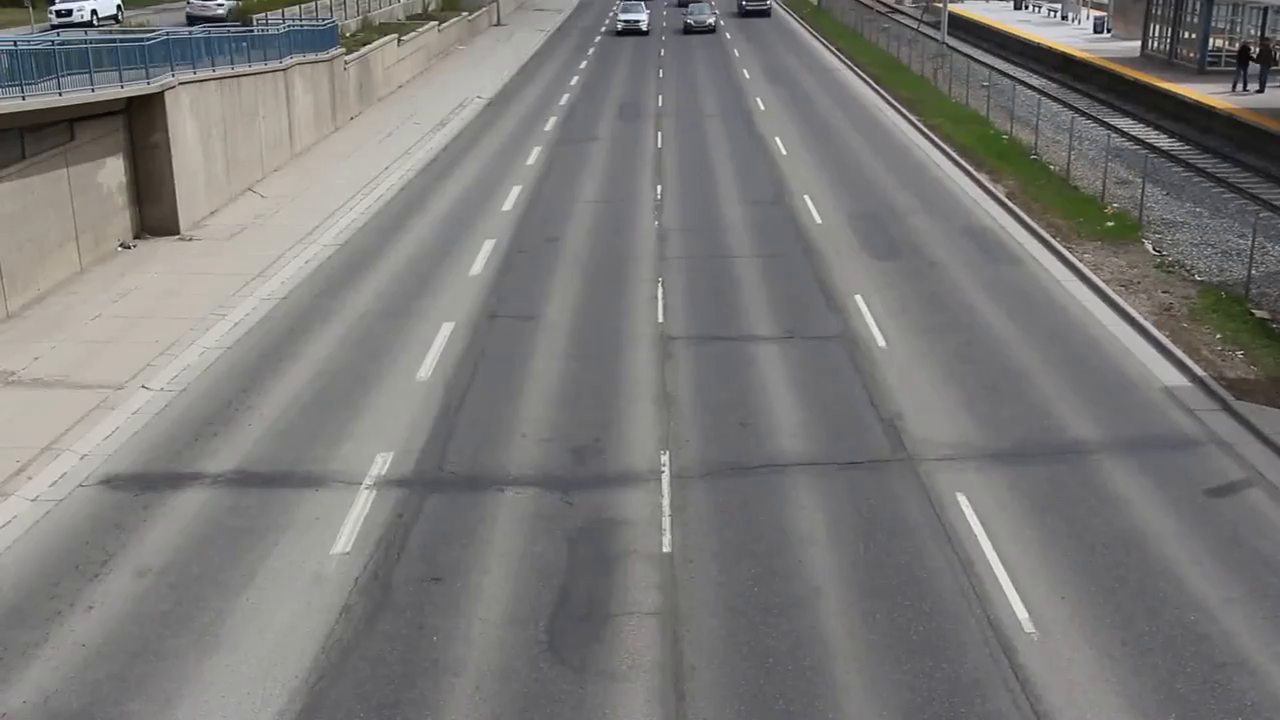
//> input picture frame 6 of MotionEstimation/Project_FL/Release/cars2.mp4, 1280 x 720 px
$ ./main   (built with g++ and OpenCV 4)
//> lines starting //> are read from the running program, lines starting //| are printed output that depends on the picture
//Motion estimation program using FAST + LUCID
//authors : amith and abhijith


#include <iostream>
#include "opencv2/core.hpp"
#include "opencv2/features2d.hpp"
#include "opencv2/xfeatures2d.hpp"
#include "opencv2/highgui.hpp"
#include "opencv2/xfeatures2d/nonfree.hpp"
#include <opencv2/opencv.hpp>
#include <vector>
#include <stdio.h>

using namespace cv;
using namespace std;
using namespace cv::xfeatures2d;


int main( int argc, char** argv )
{
    double t = (double)getTickCount();

    cv::VideoCapture capture("cars2.mp4"); // video input

    double fps = capture.get( cv::CAP_PROP_FPS );// obtaining  frames per second

    cv::Size size(
                  (int)capture.get( cv::CAP_PROP_FRAME_WIDTH ),
                  (int)capture.get( cv::CAP_PROP_FRAME_HEIGHT )
                  );// getting width and height of video

    cv::VideoWriter writer; // video writer object

    cv::Mat bgr_frame1, frame_gray1, imag_1, imag_2, img_keypoints,bgr_frame2, frame_gray2,gray2, img_keypoints2, bgr_frame3,frame_gray3,img_keypoints3, img_1, img_2;

    std::vector<KeyPoint> keypoints1 , keypoints2, keypoints3;

    const std::vector< int > & 	keypointIndexes2 = std::vector< int >();

    Mat descriptors, err;
    vector<uchar> status;

    std::vector<KeyPoint> keypoints_1, keypoints_2;

    Mat descriptors_1, descriptors_2;

    int length = int(capture.get(CAP_PROP_FRAME_COUNT));

    Ptr<FastFeatureDetector> Detector = FastFeatureDetector::create(105, false, FastFeatureDetector::TYPE_9_16);

    // Freak Descriptor;
    Ptr<LUCID> Descriptor = LUCID::create(10,10);

    vector<Scalar> color;

    capture >> bgr_frame1;// taking first frame from the video and storing in bgr_frame1
//> bgr_frame1 is the input picture: 720 rows x 1280 cols, CV_8UC3; mean B, G, R 120.2, 121.8, 123

    cv::cvtColor( bgr_frame1, img_1, cv::COLOR_BGR2GRAY);// converting bgr_frame1 to gray image and storing in img_1
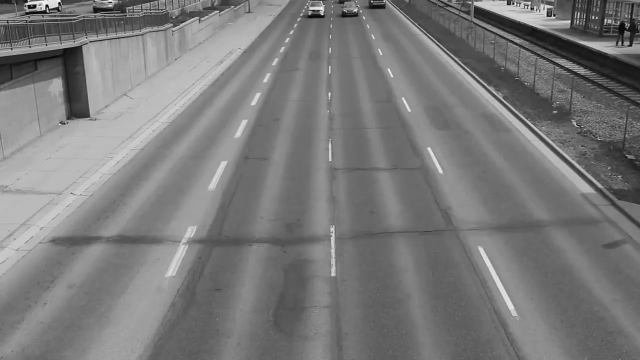
//> img_1: 720 rows x 1280 cols, CV_8UC1 (shown at 1/2 size); min 0, max 255, mean 122.1

    Detector->detect(img_1, keypoints_1);// detecting keypoints for first frame using FAST algorithm
//> keypoints_1 = 132 keypoints; strongest (x, y, size): (54, 3, 7), (743, 3, 7), (744, 3, 7), (118, 4, 7)

    //cv::cvtColor( img_1, imag_1, cv::COLOR_GRAY2BGR);

    Descriptor->compute(bgr_frame1, keypoints_1, descriptors_1);// computing descriptors for the corresponding keypoints using LUCID descriptor
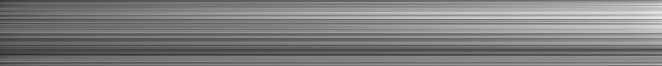
//> descriptors_1: 132 rows x 1323 cols, CV_8UC1 (shown at 1/2 size); min 37, max 231, mean 125.1

    cv::waitKey(fps);

    capture >> bgr_frame2;// get second frame from the video

    cv::cvtColor( bgr_frame2, img_2, cv::COLOR_BGR2GRAY);//converting bgr_frame2 to gray image and storing in img_2

    Detector->detect(img_2, keypoints_2);// detecting keypoints for second frame using FAST algorithm
//> keypoints_2 = 137 keypoints; strongest (x, y, size): (54, 3, 7), (745, 3, 7), (770, 3, 7), (118, 4, 7)

    //cv::cvtColor( img_2, imag_2, cv::COLOR_GRAY2BGR);

    Descriptor-> compute(bgr_frame2, keypoints_2, descriptors_2); // computing descriptors for keypoints_2 using LUCID
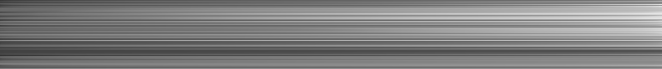
//> descriptors_2: 137 rows x 1323 cols, CV_8UC1 (shown at 1/2 size); min 40, max 231, mean 126.5

    Mat imgLines = Mat::zeros( img_1.size(), CV_8UC3 );// creating an empty image with size equals to frame_gray1 size.

    //Ptr<DescriptorMatcher> matcher = DescriptorMatcher::create("BruteForce-Hamming");
    FlannBasedMatcher matcher;

    std::vector< DMatch > matches;

    writer.open("outputFL.mp4", 0x7634706d, fps, size );// output video path and type

	//creating random colour with the help of rand fn for tracking vehicles
	for (unsigned int j = 0; j < 5 * keypoints_2.size(); j++)
    {
    	color.push_back(Scalar(rand() % 255, rand() % 255, rand() % 255));
    }

    for(;;) // infinite loop
    {
        length = length-1;

        if(length == 3) break;

        descriptors_1.convertTo(descriptors_1, CV_32F);
//> descriptors_1: 132 rows x 1323 cols, CV_32FC1
        descriptors_2.convertTo(descriptors_2, CV_32F);
//> descriptors_2: 137 rows x 1323 cols, CV_32FC1

        matcher.match( descriptors_1, descriptors_2, matches ); //Matching descriptor vectors using FLANN matcher
//> matches = 132 matches

        double max_dist = 0; double min_dist = 1000; //defining minimum and maximum distances

        // calculation of max and min distances between keypoints
        for( signed int i = 0; i < descriptors_1.rows; i+=1 )

        { double dist = matches[i].distance;
            if( dist < min_dist ) min_dist = dist;
            if( dist > max_dist ) max_dist = dist;
        }
//> this loop made 132 passes
//> (dist, min_dist, max_dist) on pass 1: (10.77, 10.77, 10.77)
//> after the loop, min_dist = 7.94; max_dist = 363.7

/*
        printf("-- Max dist : %f \n", max_dist );
        printf("-- Min dist : %f \n", min_dist );
*/

        //Drawing on only the "good" matches
        std::vector< DMatch > good_matches;

        for( int i = 0; i < descriptors_1.rows; i++ )

        { if( matches[i].distance <= max(4*min_dist, 3.9) )
        { good_matches.push_back( matches[i]); }
        }
//> after the loop, good_matches = 104 matches

        std::vector<Point2f> points2f1, points2f2, points2f3;

        for(unsigned int i = 0; i < good_matches.size(); i++ )
        {
            //Get the keypoints from the good matches
            points2f1.push_back( keypoints_1[ good_matches[i].queryIdx ].pt );
            points2f2.push_back( keypoints_2[ good_matches[i].trainIdx ].pt );
        }
//> this loop made 104 passes
//> after the loop, points2f1 = 104 Points (x, y), first 12: [54, 3], [118, 4], [1060, 4], [117, 5], [118, 5], [119, 5], [117, 6], [118, 6], [119, 6], [1027, 7], [1027, 8], [70, 9]; points2f2 = 104 Points (x, y), first 12: [54, 3], [118, 4], [1060, 4], [117, 5], [118, 5], [119, 5], [117, 6], [118, 6], [119, 6], [1026, 7], [1026, 8], [70, 9]

        descriptors_1 = descriptors_2;

        keypoints_1 = keypoints_2;
//> keypoints_1 has the same summary as keypoints_2

        for(size_t i=0; i<points2f2.size(); i++)
        {
        	if ( i != 0 )
			{
				arrowedLine(imgLines,points2f1[i],points2f2[i],color[i],1,8,0,0.5);
				//line(imgLines,points2f1[i],points2f2[i],color[i],1);
			}
           // line(imgLines,points2f1[i],points2f2[i],Scalar(20,80,150),10);

        }
//> imgLines: 720 rows x 1280 cols, CV_8UC3; mean B, G, R 0, 0, 0

        bgr_frame2 = bgr_frame2 + imgLines;// adding the original image and the image with lines
//> bgr_frame2: 720 rows x 1280 cols, CV_8UC3; mean B, G, R 120.3, 121.8, 123


        imshow("Tracked using FAST & FREAK",bgr_frame2); // displaying the image after addition

        writer << bgr_frame2; // saving bgr_frame2 to writer

        cv::waitKey(fps);

        capture >> bgr_frame2;// capturing a new frame from the input video
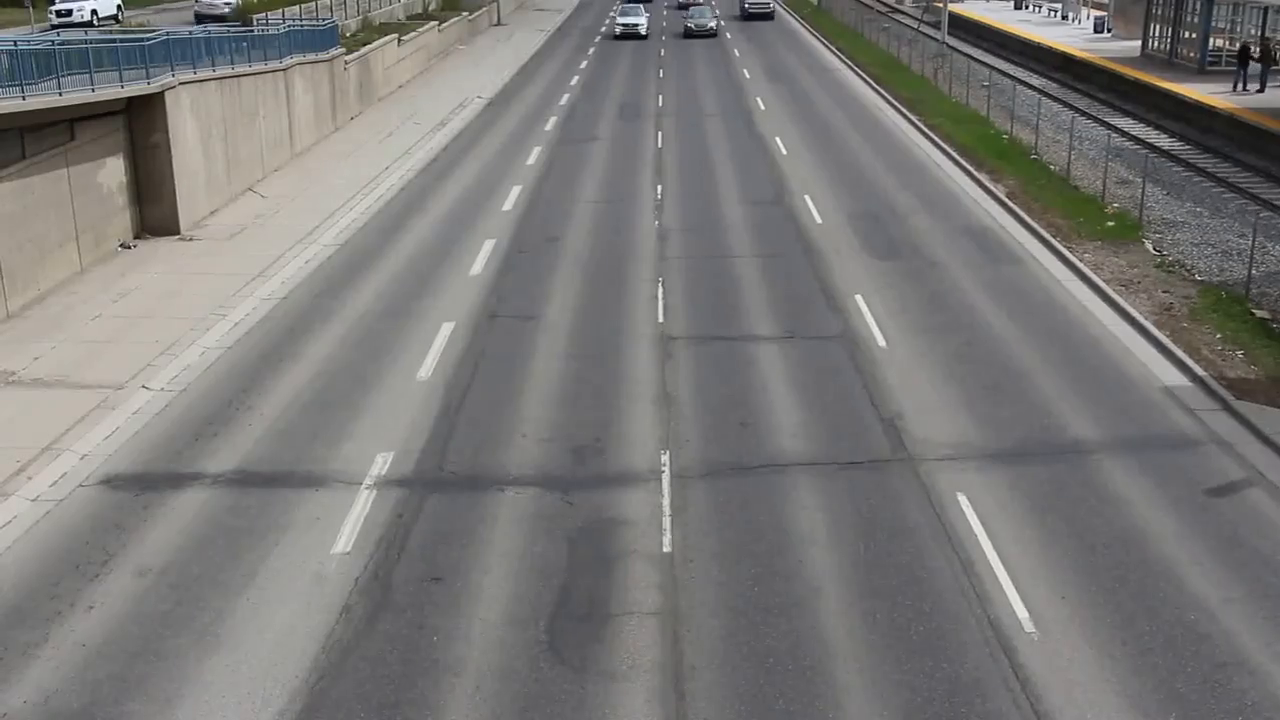
//> input picture frame 8 of MotionEstimation/Project_FL/Release/cars2.mp4, 1280 x 720 px
//> bgr_frame2 is the input picture: 720 rows x 1280 cols, CV_8UC3; mean B, G, R 119.9, 121.6, 122.7

        cv::cvtColor( bgr_frame2, img_2, cv::COLOR_BGR2GRAY);//c onverting bgr_frame2 to gray image and storing in img_2

        Detector->detect(img_2, keypoints_2);// detecting keypoints for frame_gray2 using FAST algorithm
//> keypoints_2 = 157 keypoints; strongest (x, y, size): (54, 3, 7), (118, 4, 7), (771, 4, 7), (1060, 4, 7)

        //cv::cvtColor( img_2, imag_2, cv::COLOR_GRAY2BGR);

        Descriptor->compute(bgr_frame2, keypoints_2, descriptors_2);//computing descriptors for keypoints_2
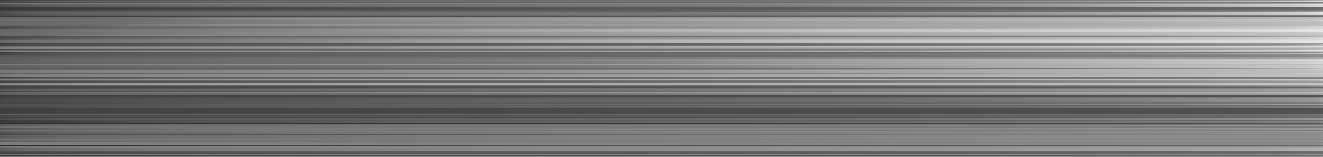
//> descriptors_2: 157 rows x 1323 cols, CV_8UC1; min 37, max 231, mean 123.6

    }

    t = ((double)getTickCount() - t)/getTickFrequency();
        std::cout << "Times passed in seconds: " << t << std::endl;

    return 0;
}

$ run again, starting later in the video
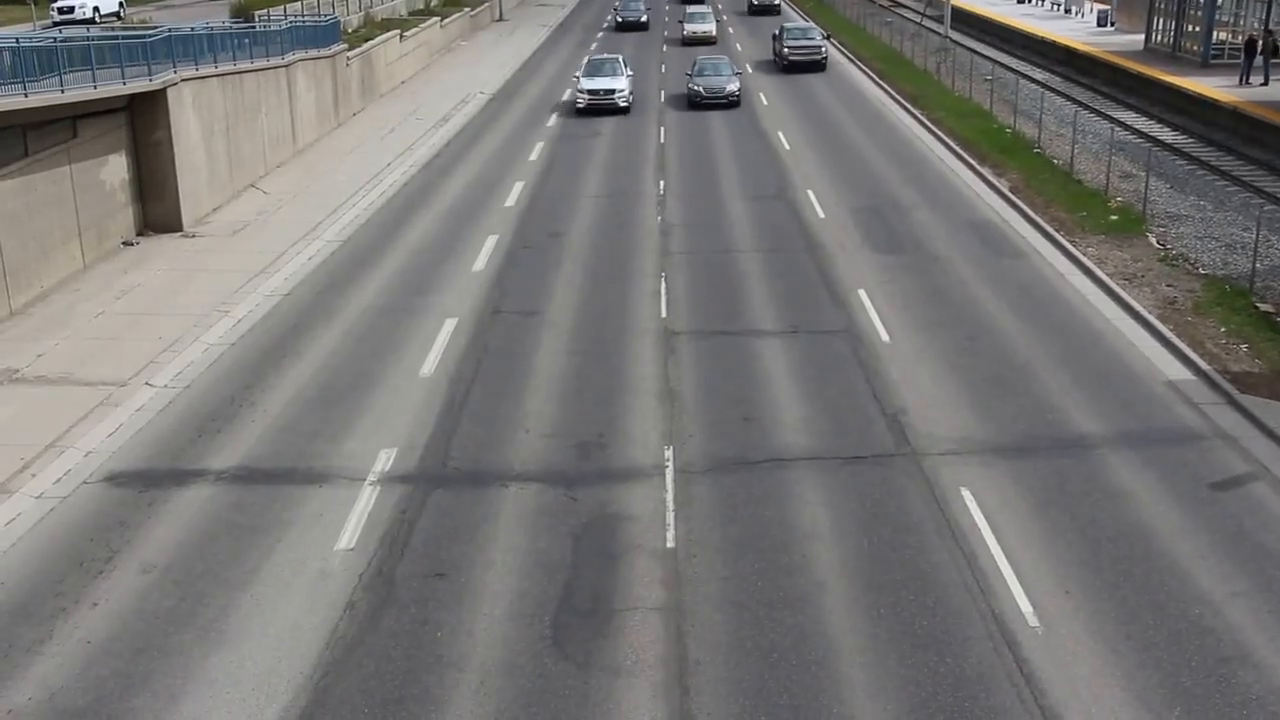
//> input picture frame 30 of MotionEstimation/Project_FL/Release/cars2.mp4, 1280 x 720 px
//> bgr_frame1 is the input picture: 720 rows x 1280 cols, CV_8UC3; mean B, G, R 118.7, 119.7, 121.2
//> `Detector->detect(img_1, keypoints_1);`: keypoints_1 = 151 keypoints; strongest (x, y, size): (120, 3, 7), (121, 3, 7), (755, 3, 7), (756, 3, 7)
//> `Detector->detect(img_2, keypoints_2);`: keypoints_2 = 162 keypoints; strongest (x, y, size): (119, 3, 7), (120, 3, 7), (121, 3, 7), (757, 3, 7)
//> matches = 151 matches
//> the loop `for( signed int i = 0; i < descriptors_1.rows; i+=1 )  { double dist =..` made 151 passes
//> (dist, min_dist, max_dist) on pass 1: (26.7, 26.7, 26.7)
//> after the loop `for( signed int i = 0; i < descriptors_1.rows; i+=1 )`: min_dist = 8.83; max_dist = 300.5
//> after the loop `for( int i = 0; i < descriptors_1.rows; i++ )`: good_matches = 104 matches
//> the loop `for(unsigned int i = 0; i < good_matches.size(); i++ )` made 104 passes
//> after the loop `for(unsigned int i = 0; i < good_matches.size(); i++ )`: points2f1 = 104 Points (x, y), first 12: [120, 3], [121, 3], [1059, 5], [73, 6], [74, 6], [95, 6], [96, 6], [97, 6], [1055, 6], [1056, 6], [73, 7], [74, 7]; points2f2 has the same summary as points2f1
//> `keypoints_1 = keypoints_2;`: keypoints_1 has the same summary as keypoints_2
//> the loop `for(size_t i=0; i<points2f2.size(); i++)` made 104 passes
//> bgr_frame2: 720 rows x 1280 cols, CV_8UC3; mean B, G, R 118.7, 119.8, 121.2
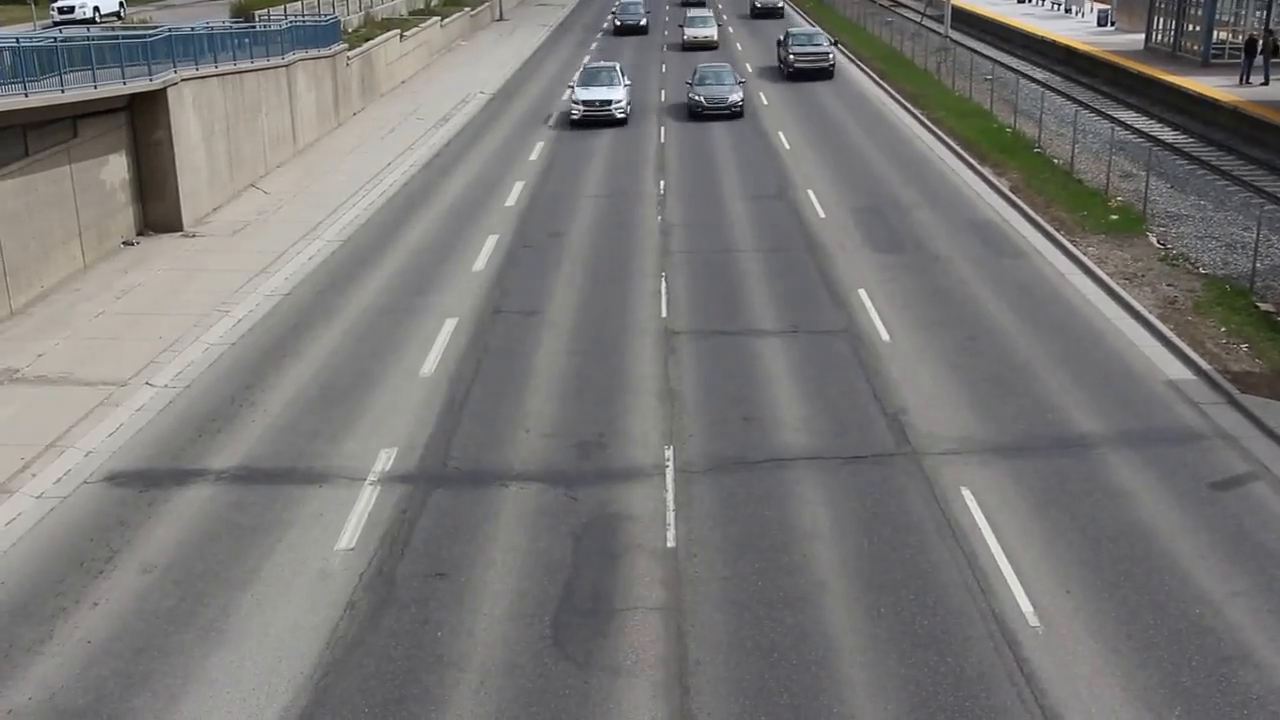
//> input picture frame 32 of MotionEstimation/Project_FL/Release/cars2.mp4, 1280 x 720 px
//> bgr_frame2 is the input picture: 720 rows x 1280 cols, CV_8UC3; mean B, G, R 118.2, 119.4, 120.7
//> `Detector->detect(img_2, keypoints_2);`: keypoints_2 = 182 keypoints; strongest (x, y, size): (119, 3, 7), (121, 3, 7), (756, 3, 7), (779, 4, 7)
//> `Descriptor->compute(bgr_frame2, keypoints_2, descriptors_2);`:
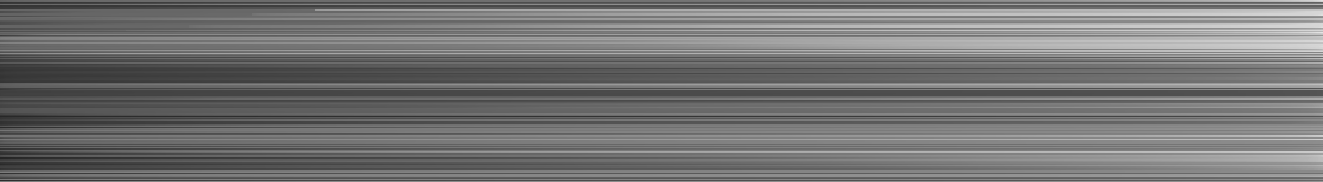
//> descriptors_2: 182 rows x 1323 cols, CV_8UC1; min 37, max 229, mean 115.5

$ run again, starting later in the video
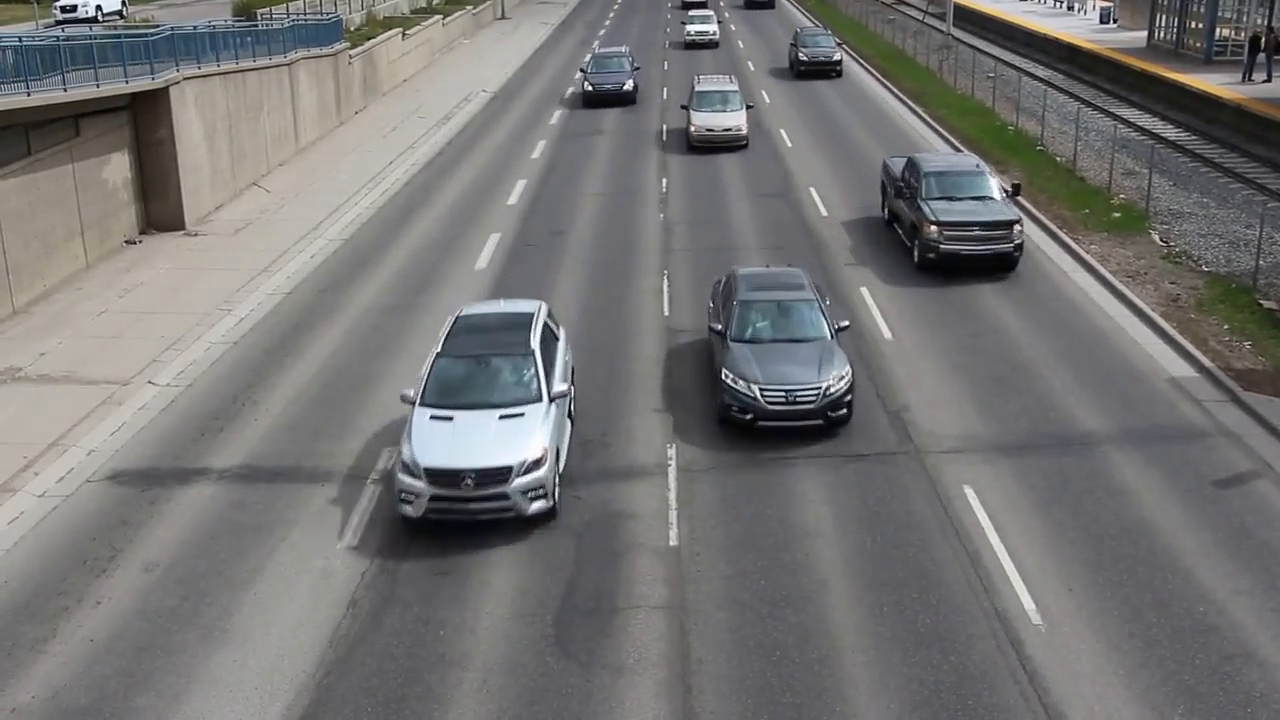
//> input picture frame 54 of MotionEstimation/Project_FL/Release/cars2.mp4, 1280 x 720 px
//> bgr_frame1 is the input picture: 720 rows x 1280 cols, CV_8UC3; mean B, G, R 116, 116.5, 117.1
//> `Detector->detect(img_1, keypoints_1);`: keypoints_1 = 237 keypoints; strongest (x, y, size): (721, 3, 7), (1057, 3, 7), (1058, 3, 7), (99, 4, 7)
//> `Detector->detect(img_2, keypoints_2);`: keypoints_2 = 212 keypoints; strongest (x, y, size): (721, 3, 7), (1057, 3, 7), (1058, 3, 7), (1112, 3, 7)
//> matches = 237 matches
//> the loop `for( signed int i = 0; i < descriptors_1.rows; i+=1 )  { double dist =..` made 237 passes
//> (dist, min_dist, max_dist) on pass 1: (38.33, 38.33, 38.33)
//> after the loop `for( signed int i = 0; i < descriptors_1.rows; i+=1 )`: min_dist = 1; max_dist = 345.2
//> the loop `for(unsigned int i = 0; i < good_matches.size(); i++ )` made 2 passes
//> `keypoints_1 = keypoints_2;`: keypoints_1 has the same summary as keypoints_2
//> the loop `for(size_t i=0; i<points2f2.size(); i++)` made 2 passes
//> bgr_frame2: 720 rows x 1280 cols, CV_8UC3; mean B, G, R 115.8, 116.2, 116.7
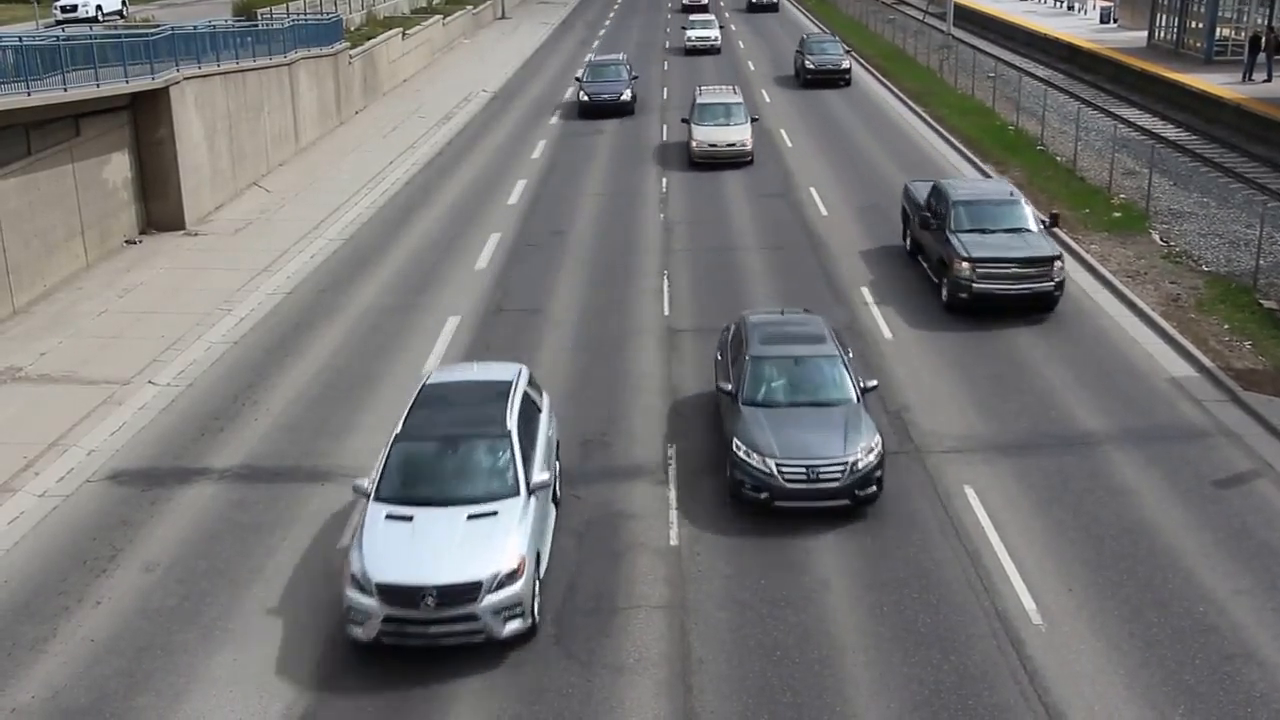
//> input picture frame 56 of MotionEstimation/Project_FL/Release/cars2.mp4, 1280 x 720 px
//> bgr_frame2 is the input picture: 720 rows x 1280 cols, CV_8UC3; mean B, G, R 115.6, 115.7, 116.1
//> `Detector->detect(img_2, keypoints_2);`: keypoints_2 = 221 keypoints; strongest (x, y, size): (721, 3, 7), (1057, 3, 7), (1058, 3, 7), (1112, 3, 7)
//> `Descriptor->compute(bgr_frame2, keypoints_2, descriptors_2);`:
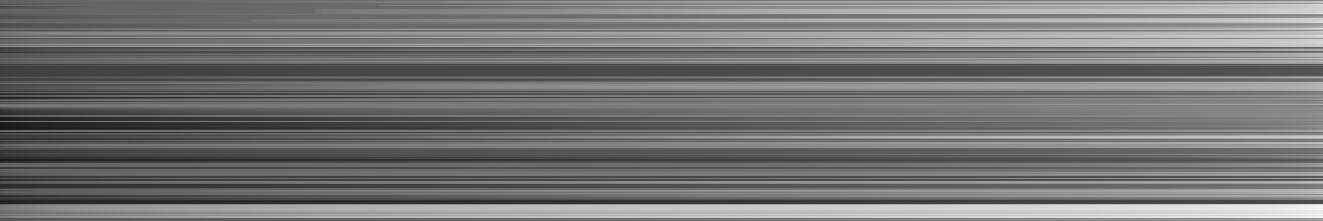
//> descriptors_2: 221 rows x 1323 cols, CV_8UC1; min 21, max 247, mean 116.1
